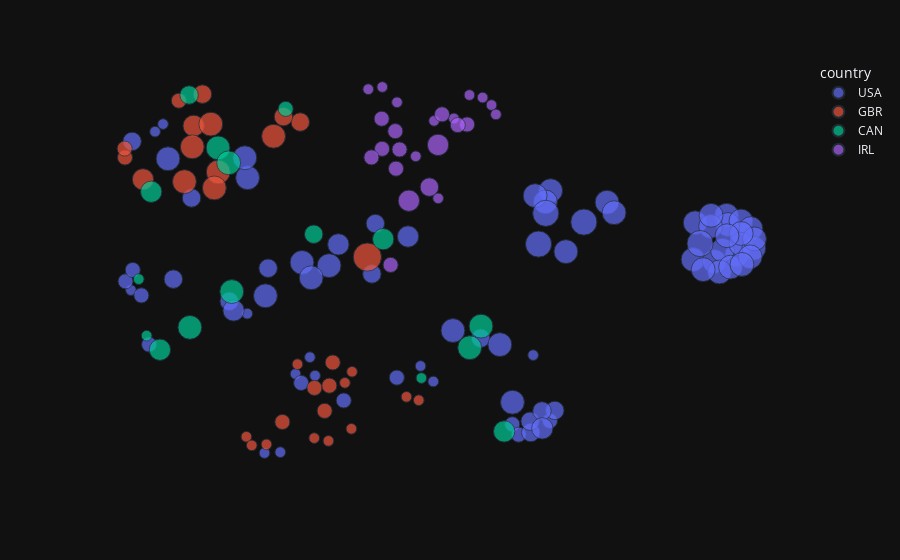

This figure's notebook cell:
### Markdown cell above
Use this to make a few plots of the graph and verify that:

* The reporting structure makes sense
* The job titles are distributed as you'd expect
* The locations make sense

**Note: plotting `with_edges=True` is quite expensive, try toggling it off if you find it bothersome**

### Code cell
from functools import partial

layout = (
    nx.spring_layout
)  # partial(nx.spring_layout,k=0.1, iterations=20) # or customize how the layout is generated
px_plot_nx(
    G,
    color="country",
    layout=layout,
    with_edges=False,
    hover_name="name",
    size="rank",
    template="plotly_dark",
)  # ,text="label")
